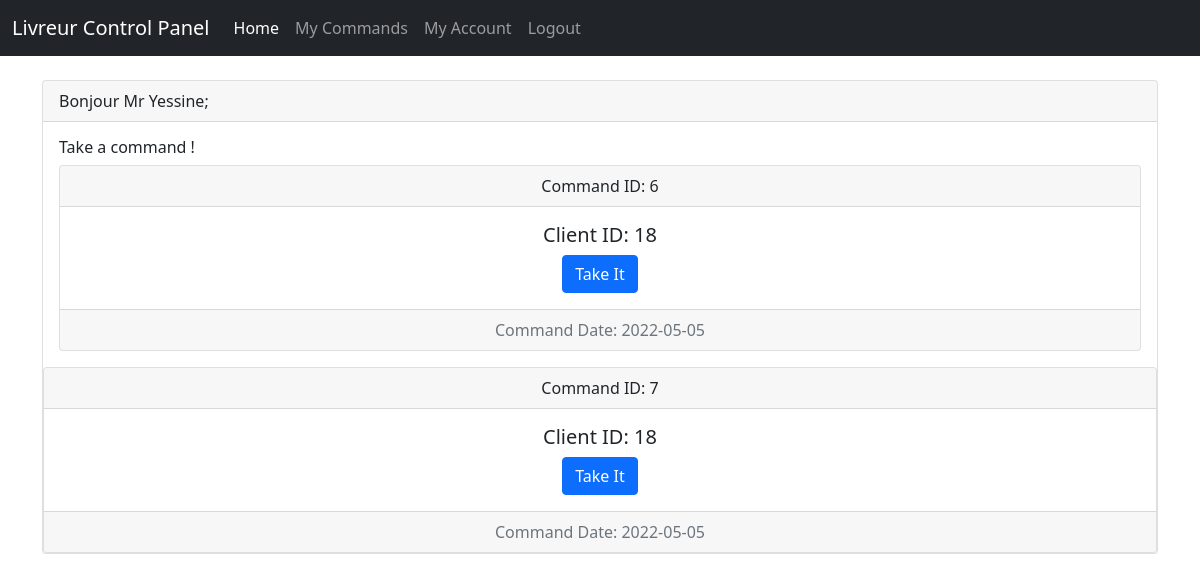
/Livreur/MainPanel.php (signed in), run on an earlier commit of the app's database.
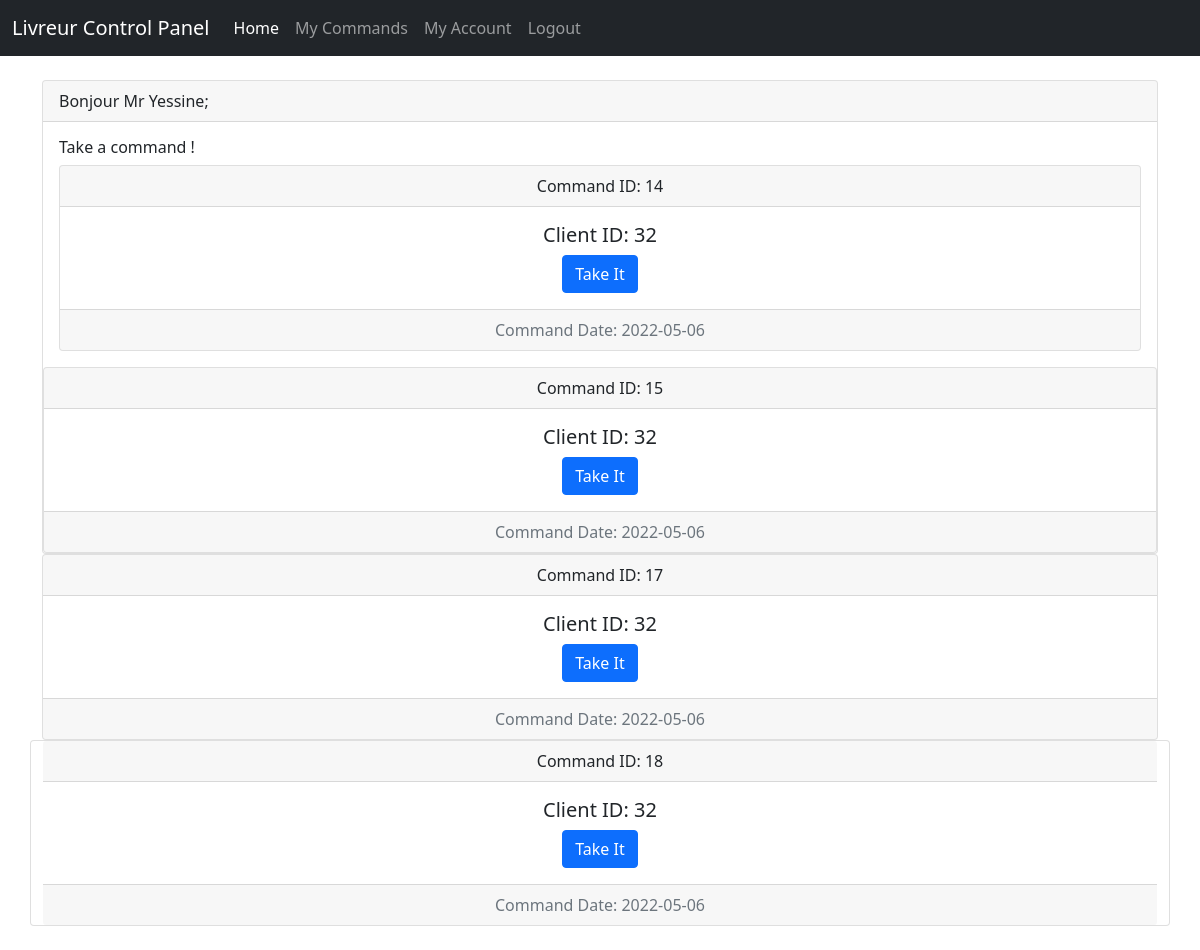
And on a later commit of the database.
### tables this page shows
CREATE TABLE `commands` (
  `commandID` int(11) NOT NULL,
  `ClientID` int(11) DEFAULT NULL,
  `LivreurID` int(11) DEFAULT NULL,
  `CommandDetails` varchar(200) DEFAULT NULL,
  `LivrasionDate` date DEFAULT NULL,
  `CommandDate` date DEFAULT NULL,
  `STATE` varchar(60) DEFAULT NULL,
  `TakeLivDate` date DEFAULT NULL
);

### Livreur/LivreurViews/V@Commands.php (the view, shortened to what this page needs)
<div id="app">
<main class="py-4">
    <div class="container">
        <div class="row justify-content-center">
            <div class="col-md-12">
                <div class="card">
                    <div class="card-header"><?php echo "Bonjour Mr ".  $_SESSION['name']; ?>;</div>
                    <div class="card-body">
                    <h6>Take a command !</h6>
                    <?php
                        $conn = new mysqli('127.0.0.1', 'root', '', 'db-sou9');
                        $req = "select * from commands where LivreurID is null;";
                        $res = $conn->query($req);
                        if($res->num_rows==0){
                            echo '<div class="alert alert-info" role="alert">
                            No Commands Available, irj3 8odhwa!</div>';
                        }else{
                            while ($l=$res->fetch_array()){
                                echo "
                                <div class='card text-center'>
                                <div class='card-header'>
                                   Command ID:  $l[0]
                                </div>
                                <div class='card-body'>
                                    <h5 class='card-title'>Client ID: $l[1]</h5>
                                    <a href='LivreurController/C@TakeCommand.php?idcmd=$l[0]' class='btn btn-primary'>Take It</a>
                                </div>
                                <div class='card-footer text-muted'>
                                   Command Date: $l[5]
                                </div>
                                </div>
                                </div>
                                ";
                            }
                        }
                    ?>
                </div>
            </div>
        </div>
    </div>

What changed in the data, as far as the page shows it:
no longer on this page (row edited): commands: commandID "6", ClientID "18", CommandDate "2022-05-05"
no longer on this page (row edited): commands: commandID "7", ClientID "18", CommandDate "2022-05-05"
added commands: commandID "14", ClientID "32", CommandDate "2022-05-06"
added commands: commandID "15", ClientID "32", CommandDate "2022-05-06"
added commands: commandID "17", ClientID "32", CommandDate "2022-05-06"
added commands: commandID "18", ClientID "32", CommandDate "2022-05-06"
